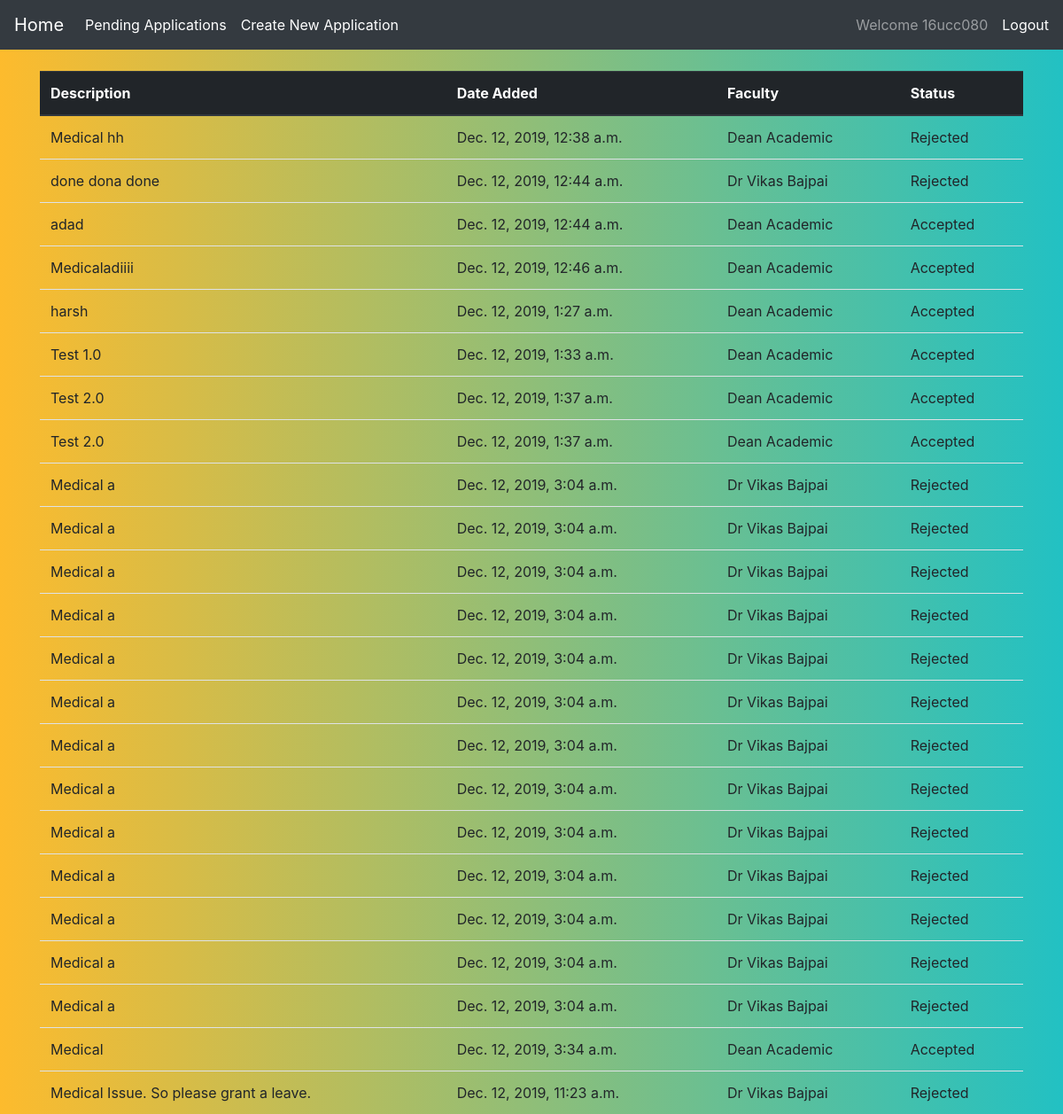
Screenshot of /student/archived-application (signed in) with the database file from the repository.
### student/models.py (models this page shows, shortened)
class Application(models.Model):
    author = models.ForeignKey(Student, on_delete=models.CASCADE)
    docs = models.FileField(upload_to='applications')
    description = models.TextField(default='Medical')
    is_pending = models.BooleanField(default=True)
    faculty = models.ForeignKey(Faculty, on_delete=models.CASCADE)
    dateAdded = models.DateTimeField(auto_now_add=True)
    dateProcessed = models.DateTimeField(auto_now=True)
    accepted = models.BooleanField(default=False)
    rejected = models.BooleanField(default=False)
    from_Date = models.DateField(default=timezone.now)
    to_Date = models.DateField(default=timezone.now)

### faculty/models.py (models this page shows, shortened)
class Faculty(models.Model):
    DEPARTMENT = (
        ('ECE', 'ECE'),
        ('CSE', 'CSE'),
        ('ME', 'ME'),
        ('Medical', 'Medical'),
        ('Dean', 'Dean')
    )
    user = models.OneToOneField(User, on_delete=models.CASCADE)
    department = models.CharField(max_length=30, choices=DEPARTMENT)
    level = models.IntegerField(default=2)

### student/views.py (the view)
# urls.py: path('archived-application', views.ArchivedApplication, name='StudentArchivedApplication'),
@login_required(login_url='studentLogin', redirect_field_name='StudentHome')
def ArchivedApplication(request):
    user = request.user
    student = Student.objects.all().filter(user=user).first()
    application = Application.objects.all().filter(author=student,is_pending=False)
    context = {
        "title":"Archived Applications",
        'applications': application
    }
    return render(request, 'student/archived.html', context)

### student/templates/student/archived.html (shortened to what this page needs)
{% extends 'manager/base.html' %}
{% block content %}
    <nav class="navbar navbar-expand-lg navbar-dark bg-dark">
        <a class="navbar-brand" href="{% url 'StudentHome' %}">Home</a>
        <div class="collapse navbar-collapse" id="navbarText">
            <ul class="navbar-nav mr-auto">
                <li class="nav-item active">
                    <a class="nav-link" href="{% url 'StudentPendingApplication' %}">Pending Applications</a>
                </li>
                <li class="nav-item active">
                    <a class="nav-link" href="{% url 'NewApplication' %}">Create New Application</a>
                </li>
            </ul>
            <span class="navbar-text mr-3">
                Welcome {{request.user}}
            </span>
            <span class="navbar-text">
                <a href="{% url 'studentLogout' %}">Logout</a>
            </span>
        </div>
    </nav>
    <div class="container">
        <table class="table mt-4 mb-4">
            <thead class="thead-dark table-striped">
                <tr>
                    <th scope="col">Description</th>
                    <th scope="col">Date Added</th>
                    <th scope="col">Faculty</th>
                    <th scope="col">Status</th>
                </tr>
            </thead>
            <tbody>
                {% for application in applications %}
                    <tr>
                        <td>
                            {{application.description}}
                        </td>
                        <td>
                            {{application.dateAdded}}
                        </td>
                        <td>
                            {{application.faculty.user.first_name}} {{application.faculty.user.last_name}}
                        </td>
                        <td>
                            {% if application.accepted %}
                                Accepted
                            {% else %}
                                Rejected
                            {% endif %}
                        </td>
                    </tr>
                {% endfor %}
            </tbody>
        </table>
    </div>
{% endblock %}

### manager/templates/manager/base.html (style rules this page uses)
html, body { height: 100%; width: 100%; }
body { height: 100%; width: 100%; background: #22c1c3; background: -webkit-linear-gradient(to right, #fdbb2d, #22c1c3); background: linear-gradient(to right, #fdbb2d, #22c1c3); }

### rows the page displays
Application: description "Medical hh", dateAdded "Dec. 12, 2019, 12:38 a.m.", faculty.user.first_name "Dean", faculty.user.last_name "Academic", accepted "Rejected"
Application: description "done dona done", dateAdded "Dec. 12, 2019, 12:44 a.m.", faculty.user.first_name "Dr Vikas", faculty.user.last_name "Bajpai", accepted "Rejected"
Application: description "adad", dateAdded "Dec. 12, 2019, 12:44 a.m.", faculty.user.first_name "Dean", faculty.user.last_name "Academic", accepted "Accepted"
Application: description "Medicaladiiii", dateAdded "Dec. 12, 2019, 12:46 a.m.", faculty.user.first_name "Dean", faculty.user.last_name "Academic", accepted "Accepted"
Application: description "harsh", dateAdded "Dec. 12, 2019, 1:27 a.m.", faculty.user.first_name "Dean", faculty.user.last_name "Academic", accepted "Accepted"
Application: description "Test 1.0", dateAdded "Dec. 12, 2019, 1:33 a.m.", faculty.user.first_name "Dean", faculty.user.last_name "Academic", accepted "Accepted"
Application: description "Test 2.0", dateAdded "Dec. 12, 2019, 1:37 a.m.", faculty.user.first_name "Dean", faculty.user.last_name "Academic", accepted "Accepted"
Application: description "Test 2.0", dateAdded "Dec. 12, 2019, 1:37 a.m.", faculty.user.first_name "Dean", faculty.user.last_name "Academic", accepted "Accepted"
Application: description "Medical a", dateAdded "Dec. 12, 2019, 3:04 a.m.", faculty.user.first_name "Dr Vikas", faculty.user.last_name "Bajpai", accepted "Rejected"
Application: description "Medical a", dateAdded "Dec. 12, 2019, 3:04 a.m.", faculty.user.first_name "Dr Vikas", faculty.user.last_name "Bajpai", accepted "Rejected"
Application: description "Medical a", dateAdded "Dec. 12, 2019, 3:04 a.m.", faculty.user.first_name "Dr Vikas", faculty.user.last_name "Bajpai", accepted "Rejected"
Application: description "Medical a", dateAdded "Dec. 12, 2019, 3:04 a.m.", faculty.user.first_name "Dr Vikas", faculty.user.last_name "Bajpai", accepted "Rejected"
Application: description "Medical a", dateAdded "Dec. 12, 2019, 3:04 a.m.", faculty.user.first_name "Dr Vikas", faculty.user.last_name "Bajpai", accepted "Rejected"
Application: description "Medical a", dateAdded "Dec. 12, 2019, 3:04 a.m.", faculty.user.first_name "Dr Vikas", faculty.user.last_name "Bajpai", accepted "Rejected"
Application: description "Medical a", dateAdded "Dec. 12, 2019, 3:04 a.m.", faculty.user.first_name "Dr Vikas", faculty.user.last_name "Bajpai", accepted "Rejected"
Application: description "Medical a", dateAdded "Dec. 12, 2019, 3:04 a.m.", faculty.user.first_name "Dr Vikas", faculty.user.last_name "Bajpai", accepted "Rejected"
Application: description "Medical a", dateAdded "Dec. 12, 2019, 3:04 a.m.", faculty.user.first_name "Dr Vikas", faculty.user.last_name "Bajpai", accepted "Rejected"
Application: description "Medical a", dateAdded "Dec. 12, 2019, 3:04 a.m.", faculty.user.first_name "Dr Vikas", faculty.user.last_name "Bajpai", accepted "Rejected"
Application: description "Medical a", dateAdded "Dec. 12, 2019, 3:04 a.m.", faculty.user.first_name "Dr Vikas", faculty.user.last_name "Bajpai", accepted "Rejected"
Application: description "Medical a", dateAdded "Dec. 12, 2019, 3:04 a.m.", faculty.user.first_name "Dr Vikas", faculty.user.last_name "Bajpai", accepted "Rejected"
Application: description "Medical a", dateAdded "Dec. 12, 2019, 3:04 a.m.", faculty.user.first_name "Dr Vikas", faculty.user.last_name "Bajpai", accepted "Rejected"
Application: description "Medical", dateAdded "Dec. 12, 2019, 3:34 a.m.", faculty.user.first_name "Dean", faculty.user.last_name "Academic", accepted "Accepted"
Application: description "Medical Issue. So please grant a leave.", dateAdded "Dec. 12, 2019, 11:23 a.m.", faculty.user.first_name "Dr Vikas", faculty.user.last_name "Bajpai", accepted "Rejected"

### other values shown
{{ request.user }} "16ucc080"
